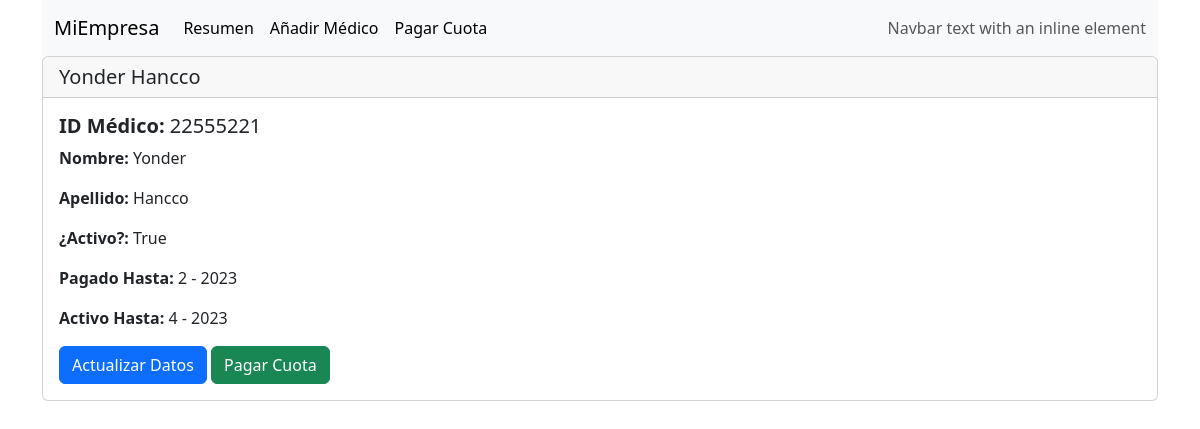
Before: /quotas/detail_doctor/1 with the older database file.
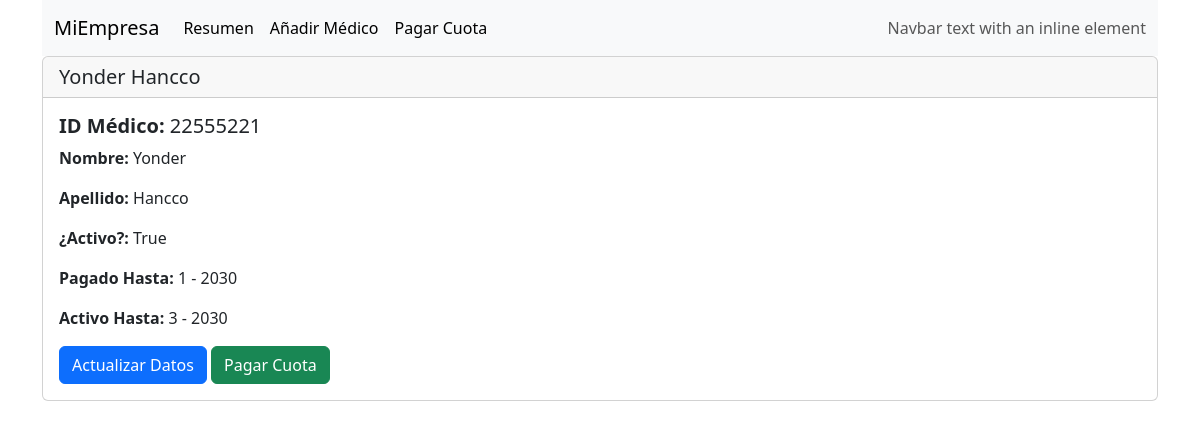
After: the same page with the newer database file.
### apps/userprofile/models.py (models this page shows, shortened)
class UserProfile(models.Model):
    first_name = models.CharField('Nombres', max_length=150, null=True)
    last_name = models.CharField('Apellidos', max_length=150, null=True)
    id_veterinarian = models.CharField('ID Veterinario', max_length=9, null=True, unique=True)
    pagado_hasta_month = models.PositiveSmallIntegerField(null=True, default=0)
    pagado_hasta_year = models.PositiveSmallIntegerField(null=True, default=0)
    activo_hasta_month = models.PositiveSmallIntegerField(null=True, default=0)
    activo_hasta_year = models.PositiveSmallIntegerField(null=True, default=0)
    es_activo = models.BooleanField(default=True)
    objects = UserProfileManager()
    def get_full_name(self):
        return f'{self.first_name} {self.last_name}'

### apps/quotas/views.py (the view)
# urls.py: path('detail_doctor/<int:pk>', views.detail_doctor, name='detail_doctor'),
def detail_doctor(request, pk):
    context = {}
    context["doctor"] = UserProfile.objects.get(id=pk)
    return render(request, "quotas/detail_doctor.html", context)

### apps/quotas/templates/quotas/detail_doctor.html (shortened to what this page needs)
{% extends 'quotas/base.html' %}
{% block content %}
    <div class="container">
        <div class="card">
            <h5 class="card-header">{{ doctor.get_full_name }}</h5>
            <div class="card-body">
                <h5 class="card-title"><strong>ID Médico: </strong>{{ doctor.id_veterinarian }}</h5>
                <p class="card-text"><strong>Nombre: </strong>{{ doctor.first_name }}</p>
                <p class="card-text"><strong>Apellido: </strong>{{ doctor.last_name }}</p>
                <p class="card-text"><strong>¿Activo?: </strong>{{ doctor.es_activo }}</p>
                <p class="card-text"><strong>Pagado Hasta: </strong>{{ doctor.pagado_hasta_month }}
                    - {{ doctor.pagado_hasta_year }}</p>
                <p class="card-text"><strong>Activo Hasta: </strong>{{ doctor.activo_hasta_month }}
                    - {{ doctor.activo_hasta_year }}</p>
                <a href="{% url 'update_doctor' doctor.id %}" class="btn btn-primary">Actualizar Datos</a>
                <a href="{% url 'pagar_quota' doctor.id %}" class="btn btn-success">Pagar Cuota</a>
            </div>
        </div>
    </div>
{% endblock content %}

Changed rows visible on the page:
changed UserProfile "Yonder Hancco": pagado_hasta_month "2" → "1"; pagado_hasta_year "2023" → "2030"; activo_hasta_month "4" → "3"; activo_hasta_year "2023" → "2030"
